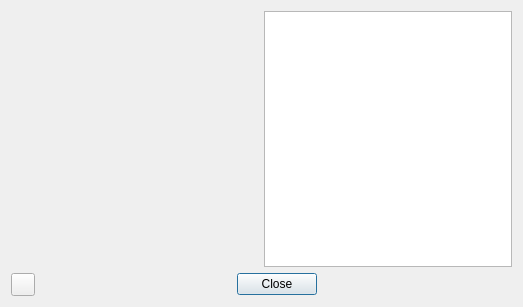
<?xml version="1.0" encoding="UTF-8"?>
<ui version="4.0">
 <class>AboutBox</class>
 <widget class="QDialog" name="AboutBox">
  <property name="geometry">
   <rect>
    <x>0</x>
    <y>0</y>
    <width>523</width>
    <height>307</height>
   </rect>
  </property>
  <property name="windowTitle">
   <string>О программе</string>
  </property>
  <property name="windowIcon">
   <iconset resource="../../../../images/images.qrc">
    <normaloff>:/images/computer.png</normaloff>:/images/computer.png</iconset>
  </property>
  <property name="locale">
   <locale language="Russian" country="Russia"/>
  </property>
  <layout class="QVBoxLayout" name="verticalLayout">
   <item>
    <layout class="QHBoxLayout" name="horizontalLayout">
     <item>
      <widget class="QLabel" name="labelLogo">
       <property name="minimumSize">
        <size>
         <width>247</width>
         <height>250</height>
        </size>
       </property>
       <property name="pixmap">
        <pixmap resource="../../aboutbox.qrc">:/logo/Vector.png</pixmap>
       </property>
       <property name="alignment">
        <set>Qt::AlignCenter</set>
       </property>
      </widget>
     </item>
     <item>
      <widget class="QTextEdit" name="teAbout">
       <property name="minimumSize">
        <size>
         <width>247</width>
         <height>0</height>
        </size>
       </property>
       <property name="readOnly">
        <bool>true</bool>
       </property>
      </widget>
     </item>
    </layout>
   </item>
   <item>
    <layout class="QHBoxLayout" name="horizontalLayout_2">
     <item>
      <widget class="QToolButton" name="btn_about_qt"/>
     </item>
     <item>
      <widget class="QDialogButtonBox" name="buttonBox">
       <property name="standardButtons">
        <set>QDialogButtonBox::Close</set>
       </property>
       <property name="centerButtons">
        <bool>true</bool>
       </property>
      </widget>
     </item>
    </layout>
   </item>
  </layout>
 </widget>
 <resources>
  <include location="../../../../images/images.qrc"/>
  <include location="../../aboutbox.qrc"/>
 </resources>
 <connections/>
</ui>
